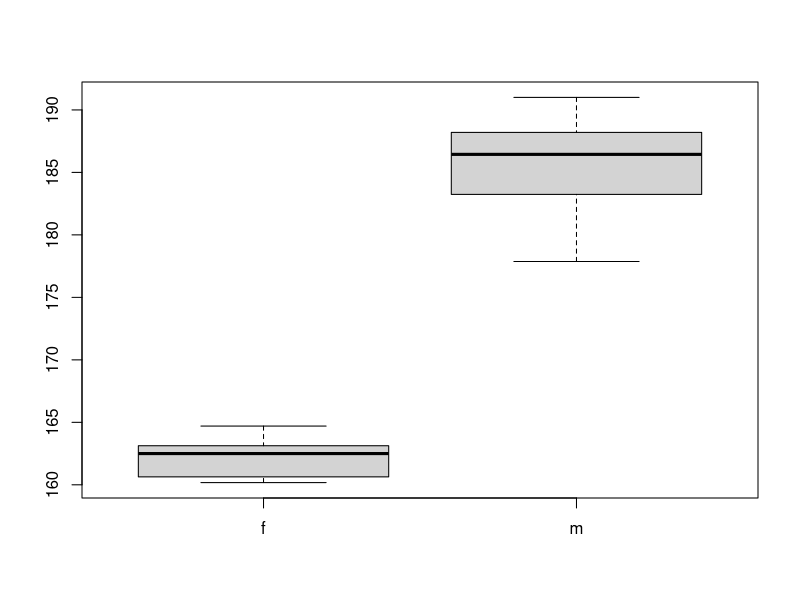

Here is the R script that generated this plot:
x = runif(1)
if(x> 0.5){
  print(paste(x,'> 0.5'))
}else{
  cat(x, '<=0.5\n',sep='')
}
i=4
repeat{
  i = i-1
  cat(i)
  if(i == 0) break
  
  if(i %% 2 == 0){
    cat('even, ')
    next
  }
  cat('uneven, ')
}
my.rbinom = function(n, p=0.5){
  x = sum(runif(n,max=1,min=0)<p)
  return(x)
}
my.rbinom(100)
my.rbinom(100, 0.9)
func = list(sd, var)
for(f in func) print(f(1:10))
m = matrix(rnorm(100,10+rep(1:10, each = 10)), ncol = 10)
apply(m, 2, function(x){exp(mean(log(x)))})
apply(m, 1:2, sqrt)
sweep(m,2,apply(m, 2, mean),'/')

matrix = matrix(1:12, ncol = 3)
string = apply(matrix, 1, paste, collapse=',')
string
matrix
spl.string = strsplit(string,',')
do.call(rbind, spl.string)

sex = ifelse(runif(20)>0.5,'m','f')
height = ifelse(sex == 'm', rnorm(20, 185, 5), rnorm(20, 165,5))
typeof(height)
split.height = split(height, sex)
boxplot(split.height)

text = c('hi', 'world')
substr(text,2,4)
strsplit(text,'l|r')
sex = ifelse(runif(20)>0.5,'m','f')
height = ifelse(sex=='m',rnorm(20,185,5),rnorm(20,165,5))
split.height = split(height, sex)
height
